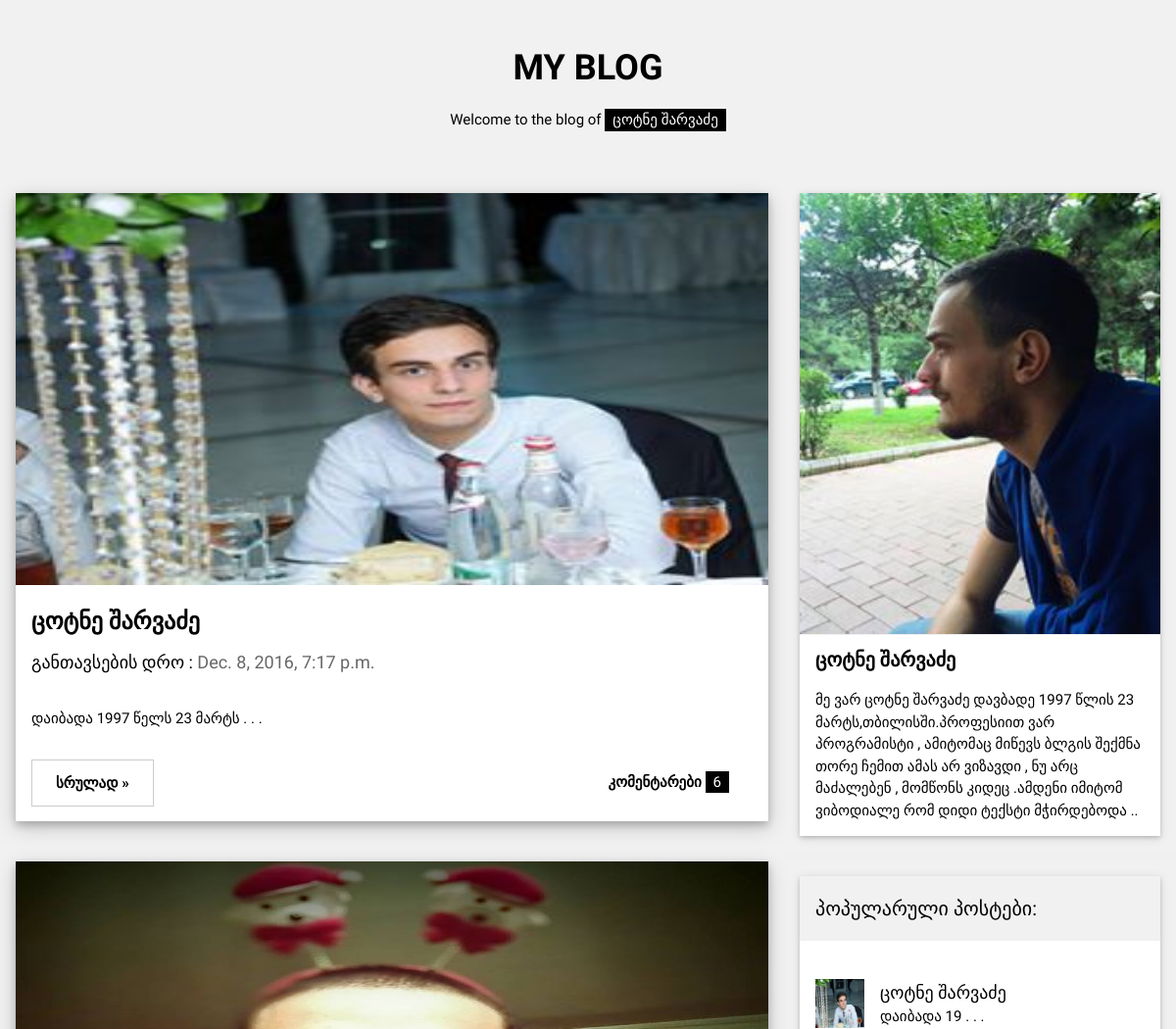
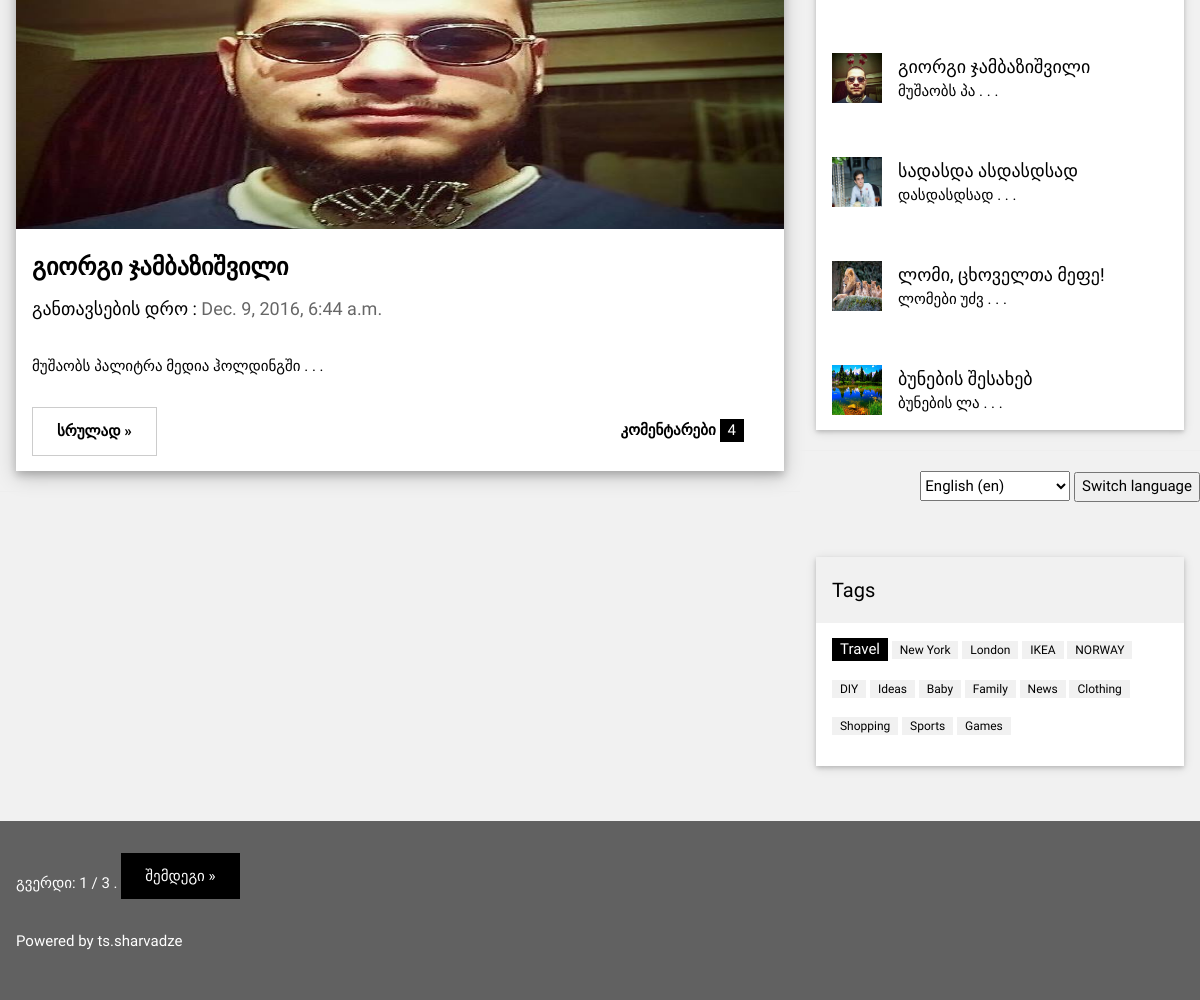
Page /sing/app/ on the earlier database version (2 pictures, top to bottom).
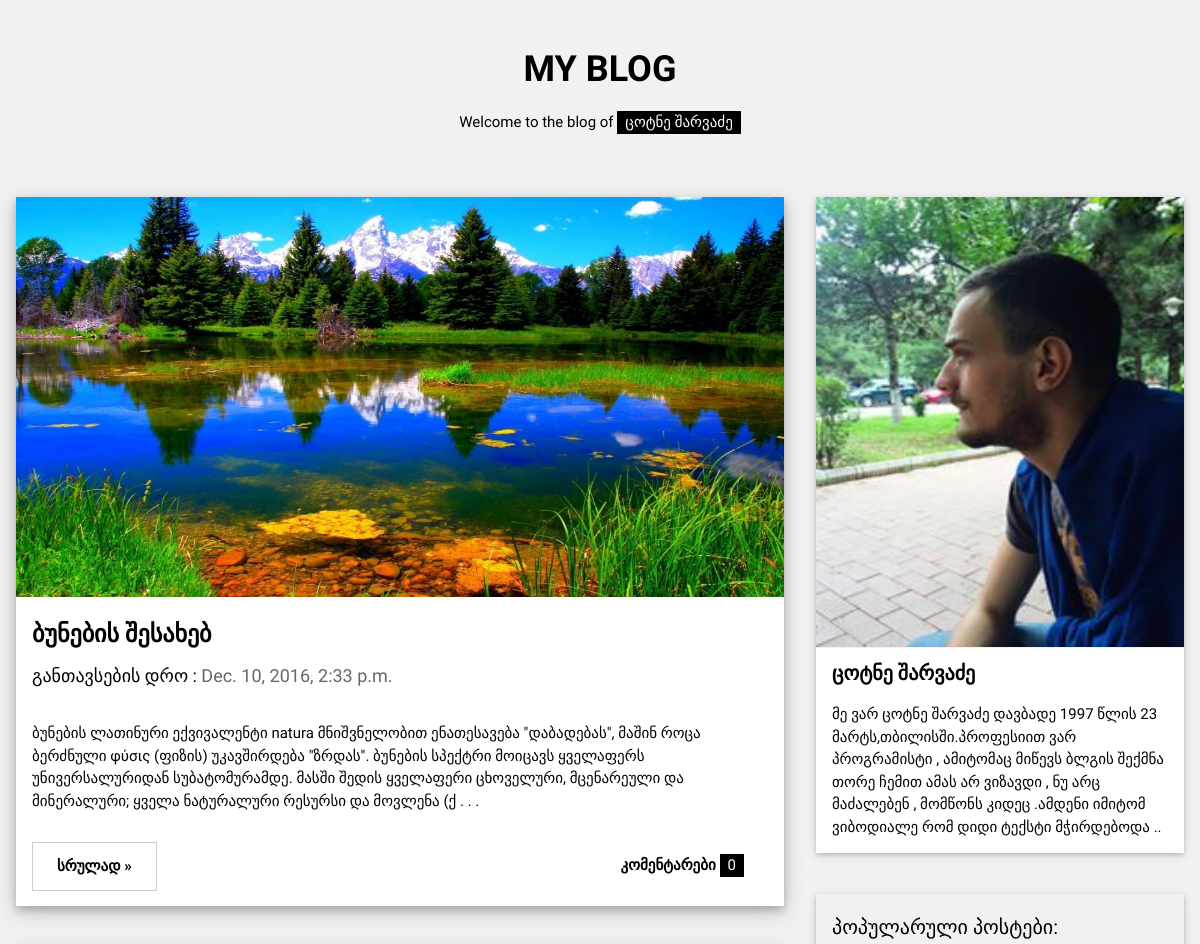
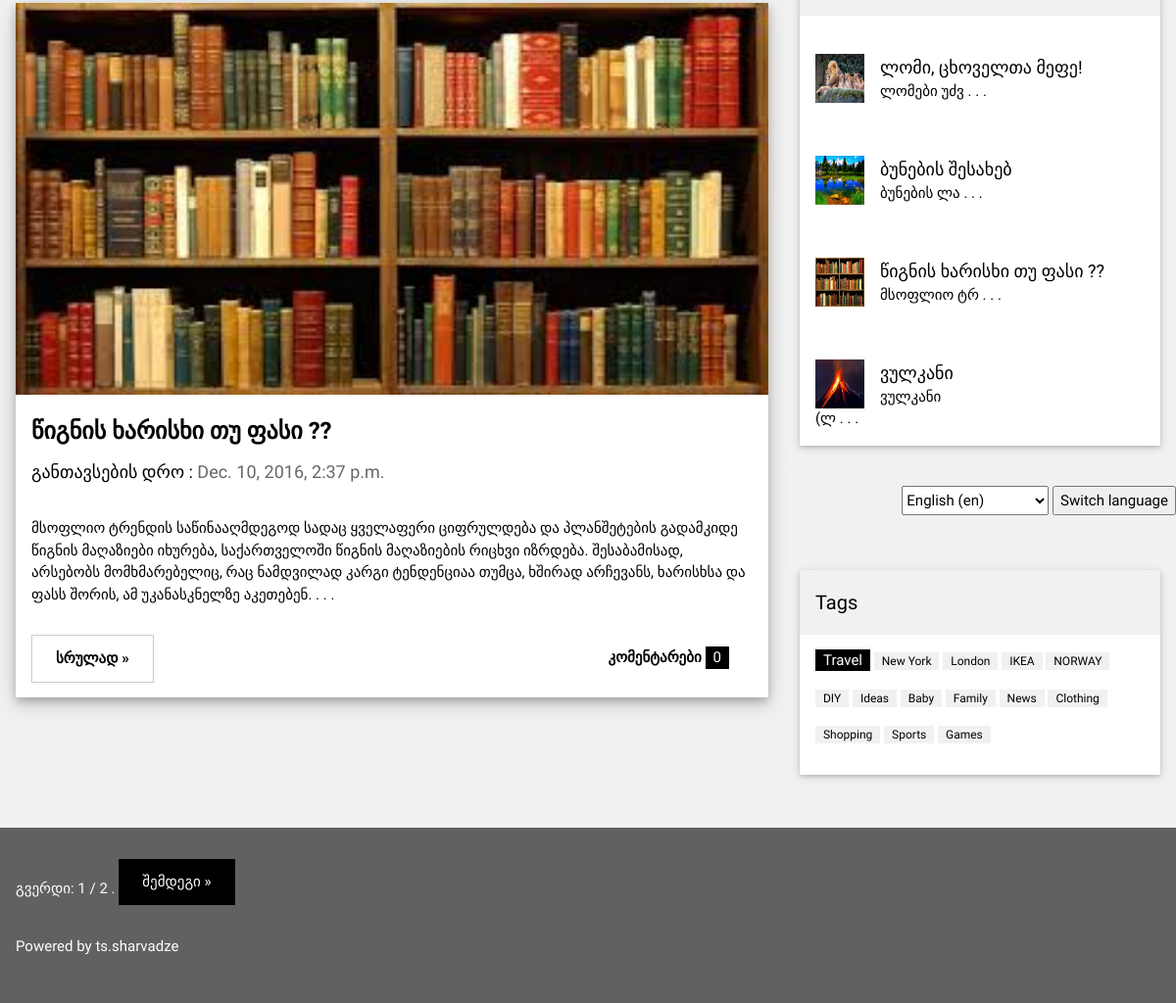
Same page on the later database version (2 pictures, top to bottom).
### app/models.py (models this page shows, shortened)
class Post(models.Model):
	postis_satauri=models.CharField(verbose_name=_("სათაური"),max_length=50)
	postis_contenti=models.TextField(verbose_name=_("კონტენტი"))
	sheqmnis_dro=models.DateTimeField(verbose_name=_('შექმნის დრო'))
	surati=models.ImageField(verbose_name=_("სურათი"),upload_to='app')
	ganaxlebis_dro=models.DateTimeField(verbose_name=_('განახლების დრო'))
	def get_medium_desc(self):
		return self.postis_contenti[:300]+" . . ."
	def get_short_desc(self):
		return self.postis_contenti[:10]+" . . ."
	class Meta:
		verbose_name_plural=_("პოსტები")

### app/views.py (the view)
def index(request):
	def my_sort(a):
		return a.comment_set.count()
	postebis_sia=Post.objects.all()
	popularuli_postebi=[i for i in postebis_sia]
	popularuli_postebi.sort(key=my_sort,reverse=True)
	popularuli_postebi=popularuli_postebi[:5]
	paginator = Paginator(postebis_sia, 2) # Show 2 contacts per page
	page = request.GET.get('page')
	try:
		contacts = paginator.page(page)
	except PageNotAnInteger:
		contacts = paginator.page(1)
	except EmptyPage:
		contacts = paginator.page(paginator.num_pages)
	page_num=contacts.number
	postebis_sia=postebis_sia[page_num*2-2:page_num*2]
	return render(request,'app/new.html',{"postebis_sia":postebis_sia,
		"popularuli_postebi":popularuli_postebi,"contacts":contacts})

### templates/app/new.html (shortened to what this page needs)
{% load i18n %}
<!DOCTYPE html>
<html>
{% load static %}
<link rel="stylesheet" href="{% static 'css/new.css' %}">
<body class="w3-light-grey">
<div class="w3-content" style="max-width:1400px">
<header class="w3-container w3-center w3-padding-32">
  <h1><b>MY BLOG</b></h1>
  <p>Welcome to the blog of <span class="w3-tag">ცოტნე შარვაძე</span></p>
</header>
<div class="w3-row">
<div class="w3-col l8 s12">
  {% for object in postebis_sia %}
  <div class="w3-card-4 w3-margin w3-white">
    <img src="{{object.surati.url}}" alt="Nature" style="width: 100%; height: 400px;">
    <div class="w3-container w3-padding-8">
      <h3><b>{{object.postis_satauri}}</b></h3>
      <h5>განთავსების დრო : <span class="w3-opacity">{{ object.sheqmnis_dro }}</span></h5>
    </div>
    <div class="w3-container">
      <p>{{object.get_medium_desc}}</p>
      <div class="w3-row">
        <div class="w3-col m8 s12">
          <p><a type="button" href="{% url 'app:srulad' object.id %}"  class="w3-btn w3-padding-large w3-white w3-border w3-hover-border-black"><b>სრულად »</b></a></p>
        </div>
        <div class="w3-col m4 w3-hide-small">
          <p><span class="w3-padding-large w3-right"><b>კომენტარები  </b> <span class="w3-tag">{{object.comment_set.count}}</span></span></p>
        </div>
      </div>
    </div>
  </div>
  <hr>
  {% endfor %}
</div>
<div class="w3-col l4">
  <div class="w3-card-2 w3-margin w3-margin-top">
  <img src="{% static 'img/prof.jpg' %}" style="width: 100%; height: 450px;">
    <div class="w3-container w3-white">
      <h4><b>ცოტნე შარვაძე</b></h4>
      <p>მე ვარ ცოტნე შარვაძე დავბადე 1997 წლის 23 მარტს,თბილისში.პროფესიით ვარ პროგრამისტი , ამიტომაც მიწევს ბლგის შექმნა თორე ჩემით ამას არ ვიზავდი , ნუ არც მაძალებენ , მომწონს კიდეც .ამდენი იმიტომ ვიბოდიალე რომ დიდი ტექსტი მჭირდებოდა ..</p>
    </div>
  </div><hr>
  <div class="w3-card-2 w3-margin">
    <div class="w3-container w3-padding">
      <h4>პოპულარული პოსტები:</h4>
    </div>
    {% for i in popularuli_postebi %}
    <ul class="w3-ul w3-hoverable w3-white"><a type="button" href="{% url 'app:srulad' i.id %}">
      <li class="w3-padding-16">
        <img src="{{i.surati.url}}" alt="Image" class="w3-left w3-margin-right" style="width:50px;height: 50px">
        <span class="w3-large">{{i.postis_satauri}}</span><br>
        <span>{{i.get_short_desc}}</span>
      </a>
    </ul>
    {% endfor %}
  </div>
  <hr>
 <div style="height: 70px;">
  <form action="/i18n/setlang/" method="POST" style="float: right; display: inline-block;">
    <select name="language" style="height: 30px; width: 150px;" >
      {% get_current_language as LANGUAGE_CODE %}
      {% get_available_languages as LANGUAGES %}
      {% get_language_info_list for LANGUAGES as languages %}
      {% for language in languages %}
      <option value="{{ language.code }}"
          {% if language.code == LANGUAGE_CODE %}
            selected="selected"
          {% endif %} >
        {{ language.name_local }} ({{ language.code }})
      </option>
      {% endfor %}
    </select>
    <input style="height: 30px; margin-bottom: 20px;"  type="submit" value="{% trans 'Switch language' %}" />
  </form>
</div>
  <div class="w3-card-2 w3-margin">
    <div class="w3-container w3-padding">
      <h4>Tags</h4>
    </div>
    <div class="w3-container w3-white">
    <p><span class="w3-tag w3-black w3-margin-bottom">Travel</span> <span class="w3-tag w3-light-grey w3-small w3-margin-bottom">New York</span> <span class="w3-tag w3-light-grey w3-small w3-margin-bottom">London</span>
      <span class="w3-tag w3-light-grey w3-small w3-margin-bottom">IKEA</span> <span class="w3-tag w3-light-grey w3-small w3-margin-bottom">NORWAY</span> <span class="w3-tag w3-light-grey w3-small w3-margin-bottom">DIY</span>
      <span class="w3-tag w3-light-grey w3-small w3-margin-bottom">Ideas</span> <span class="w3-tag w3-light-grey w3-small w3-margin-bottom">Baby</span> <span class="w3-tag w3-light-grey w3-small w3-margin-bottom">Family</span>
      <span class="w3-tag w3-light-grey w3-small w3-margin-bottom">News</span> <span class="w3-tag w3-light-grey w3-small w3-margin-bottom">Clothing</span> <span class="w3-tag w3-light-grey w3-small w3-margin-bottom">Shopping</span>
      <span class="w3-tag w3-light-grey w3-small w3-margin-bottom">Sports</span> <span class="w3-tag w3-light-grey w3-small w3-margin-bottom">Games</span>
    </p>
    </div>
  </div>
</div>
</div><br>
</div>
<footer class="w3-container w3-dark-grey w3-padding-32 w3-margin-top">
    <div class="pagination">
      <span class="step-links">
          <span class="current">
              გვერდი: {{ contacts.number }} / {{ contacts.paginator.num_pages }} .
          </span>
          {% if contacts.has_next %}
              <a class="w3-btn w3-padding-large w3-margin-bottom" href="?page={{ contacts.next_page_number }}">შემდეგი »</a>
          {% endif %}
      </span>
  </div>
  <p>Powered by <a href="https://www.facebook.com/tsotnesharvadze" target="_blank">ts.sharvadze</a></p>
</footer>
</body>
</html>

### templates/app/new.html (style rules this page uses)
body,h1,h2,h3,h4,h5 { font-family: "Raleway", sans-serif }

Differences in the rows shown:
removed Post: surati (picture), postis_satauri "ცოტნე შარვაძე", sheqmnis_dro "Dec. 8, 2016, 7:17 p.m.", get_medium_desc "დაიბადა 1997 წელს 23 მარტს . . .", comment_set.count "6", get_short_desc "დაიბადა 19 . . ."
removed Post: surati (picture), postis_satauri "გიორგი ჯამბაზიშვილი", sheqmnis_dro "Dec. 9, 2016, 6:44 a.m.", get_medium_desc "მუშაობს პალიტრა მედია ჰოლდინგში . . .", comment_set.count "4", get_short_desc "მუშაობს პა . . ."
removed Post: surati (picture), postis_satauri "სადასდა ასდასდსად", get_short_desc "დასდასდსად . . .", shown under "პოპულარული პოსტები:"
now on one of the page's lists (row unchanged): Post: postis_satauri "ბუნების შესახებ", sheqmnis_dro "Dec. 10, 2016, 2:33 p.m.", get_medium_desc "ბუნების ლათინური ექვივალენტი natura მნიშვნელობით ენათესავება \"დაბადებას\", მაშინ როცა ბერძნული φύσις (ფიზის) უკავშირდება \"ზრდას\". ბუნების სპექტრი მოიცავს ყველაფერს უნივერსალურიდან სუბატომურამდე. მასში შედის ყველაფერი ცხოველური, მცენარეული და მინერალური; ყველა ნატურალური რესურსი და მოვლენა (ქ . . .", comment_set.count "0"
now on this page (row unchanged): Post: surati (picture), postis_satauri "წიგნის ხარისხი თუ ფასი ??", sheqmnis_dro "Dec. 10, 2016, 2:37 p.m.", get_medium_desc "მსოფლიო ტრენდის საწინააღმდეგოდ სადაც ყველაფერი ციფრულდება და პლანშეტების გადამკიდე წიგნის მაღაზიები იხურება, საქართველოში წიგნის მაღაზიების რიცხვი იზრდება. შესაბამისად, არსებობს მომხმარებელიც, რაც ნამდვილად კარგი ტენდენციაა თუმცა, ხშირად არჩევანს, ხარისხსა და ფასს შორის, ამ უკანასკნელზე აკეთებენ. . . .", comment_set.count "0", get_short_desc "მსოფლიო ტრ . . ."
added Post: surati (picture), postis_satauri "ვულკანი", get_short_desc "ვულკანი (ლ . . .", shown under "პოპულარული პოსტები:"
Other differences:
{{ contacts.paginator.num_pages }}: "3" → "2"
